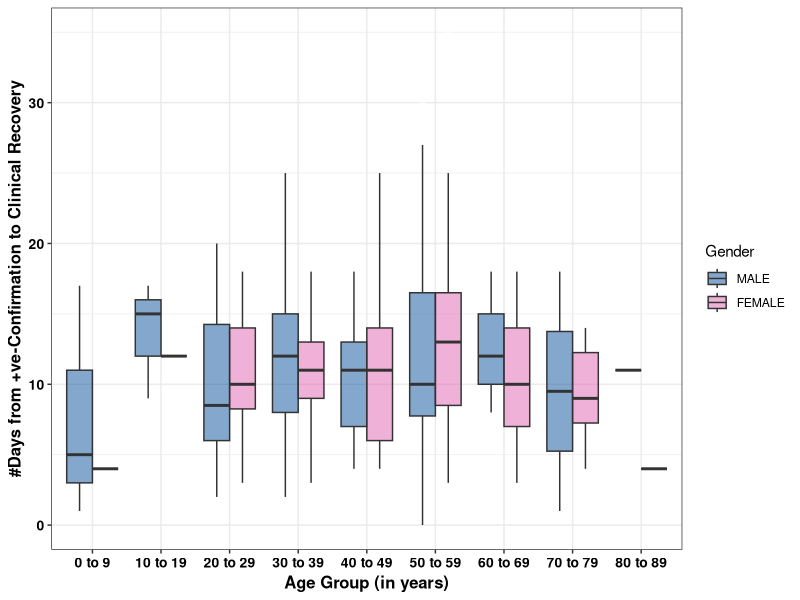
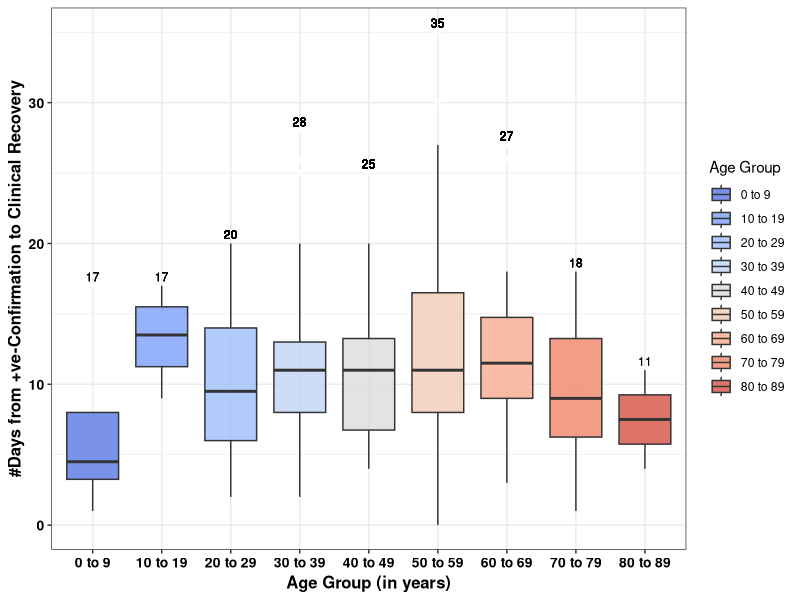

The R script that drew these images, in order:
###############################################
requiredPackages = c('ggplot2','dplyr')
package.check <- lapply(
  requiredPackages,
  FUN = function(x) {
    if (!require(x, character.only = TRUE)) {
      install.packages(x, dependencies = TRUE)
      library(x, character.only = TRUE)
    }
  }
)
###############################################

setwd("~/Singapore/Data") # Setting Working Directory
COVID <- read.csv('SortedRecoveryData.csv', sep=",", header = TRUE, fileEncoding="UTF-8-BOM")      

######  Box Plot with all Age groups and Genders of Clinically Recovered Cases ####
pdf("~/Singapore/AgeRange_Gender_BoxPlot.pdf", width = 8, height  = 5)

newCOVID <- COVID %>% 
  mutate(
    newGender = ifelse(Gender %in% c("MALE"), "A", "B") 
  )
  
g <- ggplot(newCOVID, aes(x = AgeRange, y=DaysInHospital, fill=newGender)) 

g +          
geom_boxplot(position="dodge", alpha=0.5, outlier.colour="transparent") + 
scale_fill_manual(name="Gender", values=c("#08519c", "#df65b0"), labels=c("MALE", "FEMALE")) +
xlab("Age Group (in years)")+
ylab("#Days from +ve-Confirmation to Clinical Recovery") + 
#ggtitle ("Clinical Recovery") +
theme(plot.title = element_text(hjust = 0.5)) +
theme_bw() + 
theme(axis.text.x = element_text(face="bold", color="black", size=10),
      axis.text.y = element_text(face="bold", color="black", size=10),
      axis.title=element_text(size=12,face="bold")
    ) 
    
dev.off()   

g <- ggplot(newCOVID, aes(x = AgeRange, y=DaysInHospital, fill=newGender))  + geom_boxplot()
pdata <- ggplot_build(g)$data   
pdata

####################################################################################

#######  Box Plot with all Age groups of Clinically Recovered Cases ################

pdf("~/Singapore/AgeGroup_BoxPlot.pdf", width = 8, height  = 6)

p <- ggplot(COVID, aes(x = AgeRange, y=DaysInHospital, fill=AgeRange)) 
dims <- COVID %>% group_by(AgeRange) %>% mutate(med=median(DaysInHospital))
#dims1 <- COVID %>% group_by(AgeRange) %>% mutate(mean=mean(DaysInHospital))
min <- COVID %>% group_by(AgeRange) %>% mutate(minima=min(DaysInHospital))
max <- COVID %>% group_by(AgeRange) %>% mutate(maxima= max(DaysInHospital))
fqr <- COVID %>% group_by(AgeRange) %>% mutate(fQR=quantile(DaysInHospital, 0.25))
tqr <- COVID %>% group_by(AgeRange) %>% mutate(tQR=quantile(DaysInHospital, 0.75))
                    

p +          
geom_boxplot(position="dodge", alpha=0.8, outlier.colour="transparent") + 
labs(fill = "Age Group") +
scale_fill_manual(values=c('#5977e3', '#7b9ff9', '#9ebeff', '#c0d4f5', '#dddcdc', '#f2cbb7', '#f7ac8e', '#ee8468', '#d65244')) + #coolwarm palette
# scale_fill_manual(values=c("#006837", "#1a9850", "#66bd63", "#a6d96a", "#d9ef8b", "#fdae61", "#f46d43", "#d73027", "#a50026"))+ # green to red scale
xlab("Age Group (in years)")+
ylab("#Days from +ve-Confirmation to Clinical Recovery") + 
#ggtitle ("Clinical Recovery") +
theme(plot.title = element_text(hjust = 0.5)) +
theme_bw() + 
geom_text(aes(y = dims$med,x=as.numeric(AgeRange) + 0.2, label = round(dims$med,2)),position=position_dodge(width = 0.8),size = 3, vjust = -0.5,colour="black")+
#geom_text(aes(y = dims1$mean,x=AgeRange, label = round(dims1$mean,2)),position=position_dodge(width = 0.8),size = 3, vjust = -0.5,colour="black")+
geom_text(aes(y = min$minima,x=as.numeric(AgeRange) + 0.2, label = round(min$minima,2)),position=position_dodge(width = 0.8),size = 3, vjust = -0.5,colour="black")+
geom_text(aes(y = max$maxima,x=AgeRange, label = round(max$maxima,2)),position=position_dodge(width = 0.8),size = 3, vjust = -0.5,colour="black")+
geom_text(aes(y = fqr$fQR,x=as.numeric(AgeRange) + 0.2, label = round(fqr$fQR,2)),position=position_dodge(width = 0.8),size = 3, vjust = -0.5,colour="black")+
geom_text(aes(y = tqr$tQR,x=as.numeric(AgeRange) + 0.2, label = round(tqr$tQR,2)),position=position_dodge(width = 0.8),size = 3, vjust = -0.5,colour="black")+
theme(axis.text.x = element_text(face="bold", color="black", size=10),
      axis.text.y = element_text(face="bold", color="black", size=10),
      axis.title=element_text(size=12,face="bold")) 
dev.off()  

g <- ggplot(COVID, aes(x = AgeRange, y=DaysInHospital, fill=AgeRange))  + geom_boxplot()
pdata <- ggplot_build(g)$data 
pdata
rm(list=ls())
####################################################################################